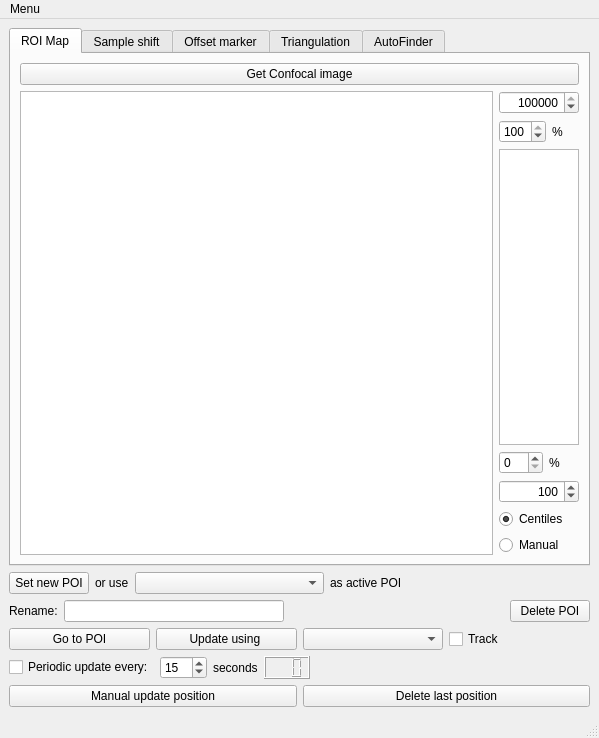
<?xml version="1.0" encoding="UTF-8"?>
<ui version="4.0">
 <class>PoiManager</class>
 <widget class="QMainWindow" name="PoiManager">
  <property name="geometry">
   <rect>
    <x>0</x>
    <y>0</y>
    <width>599</width>
    <height>738</height>
   </rect>
  </property>
  <property name="windowTitle">
   <string>qudi: POI Manager</string>
  </property>
  <widget class="QWidget" name="centralwidget">
   <property name="enabled">
    <bool>true</bool>
   </property>
   <layout class="QVBoxLayout" name="verticalLayout_3">
    <item>
     <widget class="QTabWidget" name="tabWidget">
      <property name="currentIndex">
       <number>0</number>
      </property>
      <widget class="QWidget" name="roiMap">
       <attribute name="title">
        <string>ROI Map</string>
       </attribute>
       <layout class="QVBoxLayout" name="verticalLayout_4">
        <item>
         <widget class="QPushButton" name="get_confocal_image_Button">
          <property name="text">
           <string>Get Confocal image</string>
          </property>
         </widget>
        </item>
        <item>
         <layout class="QHBoxLayout" name="horizontalLayout_10">
          <item>
           <widget class="PlotWidget" name="roi_map_ViewWidget">
            <property name="sizePolicy">
             <sizepolicy hsizetype="Expanding" vsizetype="Expanding">
              <horstretch>0</horstretch>
              <verstretch>6</verstretch>
             </sizepolicy>
            </property>
           </widget>
          </item>
          <item>
           <layout class="QVBoxLayout" name="verticalLayout" stretch="0,0,1,0,0,0,0">
            <item>
             <widget class="QSpinBox" name="roi_cb_max_InputWidget">
              <property name="sizePolicy">
               <sizepolicy hsizetype="Fixed" vsizetype="Fixed">
                <horstretch>0</horstretch>
                <verstretch>0</verstretch>
               </sizepolicy>
              </property>
              <property name="maximumSize">
               <size>
                <width>80</width>
                <height>16777215</height>
               </size>
              </property>
              <property name="mouseTracking">
               <bool>true</bool>
              </property>
              <property name="acceptDrops">
               <bool>true</bool>
              </property>
              <property name="alignment">
               <set>Qt::AlignRight|Qt::AlignTrailing|Qt::AlignVCenter</set>
              </property>
              <property name="accelerated">
               <bool>true</bool>
              </property>
              <property name="minimum">
               <number>-100000000</number>
              </property>
              <property name="maximum">
               <number>100000000</number>
              </property>
              <property name="singleStep">
               <number>1000</number>
              </property>
              <property name="value">
               <number>100000</number>
              </property>
             </widget>
            </item>
            <item>
             <layout class="QHBoxLayout" name="horizontalLayout_9">
              <item>
               <widget class="QSpinBox" name="roi_cb_high_centile_InputWidget">
                <property name="maximumSize">
                 <size>
                  <width>16777215</width>
                  <height>16777215</height>
                 </size>
                </property>
                <property name="minimum">
                 <number>50</number>
                </property>
                <property name="maximum">
                 <number>100</number>
                </property>
                <property name="value">
                 <number>100</number>
                </property>
               </widget>
              </item>
              <item>
               <widget class="QLabel" name="label_5">
                <property name="maximumSize">
                 <size>
                  <width>30</width>
                  <height>16777215</height>
                 </size>
                </property>
                <property name="text">
                 <string>%</string>
                </property>
               </widget>
              </item>
             </layout>
            </item>
            <item>
             <widget class="PlotWidget" name="roi_cb_ViewWidget">
              <property name="sizePolicy">
               <sizepolicy hsizetype="Preferred" vsizetype="Preferred">
                <horstretch>0</horstretch>
                <verstretch>0</verstretch>
               </sizepolicy>
              </property>
              <property name="maximumSize">
               <size>
                <width>80</width>
                <height>16777215</height>
               </size>
              </property>
             </widget>
            </item>
            <item>
             <layout class="QHBoxLayout" name="horizontalLayout_4">
              <item>
               <widget class="QSpinBox" name="roi_cb_low_centile_InputWidget">
                <property name="maximumSize">
                 <size>
                  <width>16777215</width>
                  <height>16777215</height>
                 </size>
                </property>
                <property name="maximum">
                 <number>50</number>
                </property>
                <property name="value">
                 <number>0</number>
                </property>
               </widget>
              </item>
              <item>
               <widget class="QLabel" name="label_2">
                <property name="maximumSize">
                 <size>
                  <width>30</width>
                  <height>16777215</height>
                 </size>
                </property>
                <property name="text">
                 <string>%</string>
                </property>
               </widget>
              </item>
             </layout>
            </item>
            <item>
             <widget class="QSpinBox" name="roi_cb_min_InputWidget">
              <property name="sizePolicy">
               <sizepolicy hsizetype="Fixed" vsizetype="Fixed">
                <horstretch>0</horstretch>
                <verstretch>0</verstretch>
               </sizepolicy>
              </property>
              <property name="maximumSize">
               <size>
                <width>80</width>
                <height>16777215</height>
               </size>
              </property>
              <property name="mouseTracking">
               <bool>true</bool>
              </property>
              <property name="acceptDrops">
               <bool>true</bool>
              </property>
              <property name="alignment">
               <set>Qt::AlignRight|Qt::AlignTrailing|Qt::AlignVCenter</set>
              </property>
              <property name="accelerated">
               <bool>true</bool>
              </property>
              <property name="minimum">
               <number>-100000000</number>
              </property>
              <property name="maximum">
               <number>100000000</number>
              </property>
              <property name="singleStep">
               <number>1000</number>
              </property>
              <property name="value">
               <number>100</number>
              </property>
             </widget>
            </item>
            <item>
             <widget class="QRadioButton" name="roi_cb_centiles_RadioButton">
              <property name="text">
               <string>Centiles</string>
              </property>
              <property name="checked">
               <bool>true</bool>
              </property>
             </widget>
            </item>
            <item>
             <widget class="QRadioButton" name="roi_cb_manual_RadioButton">
              <property name="text">
               <string>Manual</string>
              </property>
              <property name="checked">
               <bool>false</bool>
              </property>
             </widget>
            </item>
           </layout>
          </item>
         </layout>
        </item>
       </layout>
      </widget>
      <widget class="QWidget" name="sampleShift">
       <attribute name="title">
        <string>Sample shift</string>
       </attribute>
       <layout class="QVBoxLayout" name="verticalLayout_2">
        <item>
         <layout class="QHBoxLayout" name="horizontalLayout_6">
          <item>
           <spacer name="horizontalSpacer_4">
            <property name="orientation">
             <enum>Qt::Horizontal</enum>
            </property>
            <property name="sizeHint" stdset="0">
             <size>
              <width>40</width>
              <height>20</height>
             </size>
            </property>
           </spacer>
          </item>
          <item>
           <widget class="QRadioButton" name="radioButton_2">
            <property name="text">
             <string>Duration (seconds)</string>
            </property>
            <property name="checked">
             <bool>true</bool>
            </property>
           </widget>
          </item>
          <item>
           <widget class="QRadioButton" name="radioButton">
            <property name="text">
             <string>Cliock time</string>
            </property>
           </widget>
          </item>
         </layout>
        </item>
        <item>
         <widget class="PlotWidget" name="sample_shift_ViewWidget">
          <property name="sizePolicy">
           <sizepolicy hsizetype="Expanding" vsizetype="Expanding">
            <horstretch>0</horstretch>
            <verstretch>6</verstretch>
           </sizepolicy>
          </property>
         </widget>
        </item>
       </layout>
      </widget>
      <widget class="QWidget" name="tab">
       <attribute name="title">
        <string>Offset marker</string>
       </attribute>
      </widget>
      <widget class="QWidget" name="triangulation">
       <attribute name="title">
        <string>Triangulation</string>
       </attribute>
      </widget>
      <widget class="QWidget" name="tab_2">
       <attribute name="title">
        <string>AutoFinder</string>
       </attribute>
      </widget>
     </widget>
    </item>
    <item>
     <layout class="QHBoxLayout" name="horizontalLayout_3">
      <item>
       <widget class="QPushButton" name="set_poi_Button">
        <property name="toolTip">
         <string>Set current cursor position as a new trackpoint in the ROI map</string>
        </property>
        <property name="text">
         <string>Set new POI</string>
        </property>
       </widget>
      </item>
      <item>
       <widget class="QLabel" name="label">
        <property name="text">
         <string>or use</string>
        </property>
       </widget>
      </item>
      <item>
       <widget class="QComboBox" name="active_poi_Input">
        <property name="sizePolicy">
         <sizepolicy hsizetype="Expanding" vsizetype="Fixed">
          <horstretch>0</horstretch>
          <verstretch>0</verstretch>
         </sizepolicy>
        </property>
        <property name="editable">
         <bool>false</bool>
        </property>
       </widget>
      </item>
      <item>
       <widget class="QLabel" name="label_4">
        <property name="text">
         <string>as active POI</string>
        </property>
       </widget>
      </item>
      <item>
       <spacer name="horizontalSpacer">
        <property name="orientation">
         <enum>Qt::Horizontal</enum>
        </property>
        <property name="sizeHint" stdset="0">
         <size>
          <width>40</width>
          <height>20</height>
         </size>
        </property>
       </spacer>
      </item>
     </layout>
    </item>
    <item>
     <layout class="QHBoxLayout" name="horizontalLayout_7">
      <item>
       <widget class="QLabel" name="label_3">
        <property name="text">
         <string>Rename:</string>
        </property>
       </widget>
      </item>
      <item>
       <widget class="QLineEdit" name="poi_name_Input">
        <property name="sizePolicy">
         <sizepolicy hsizetype="Expanding" vsizetype="Fixed">
          <horstretch>0</horstretch>
          <verstretch>0</verstretch>
         </sizepolicy>
        </property>
       </widget>
      </item>
      <item>
       <spacer name="horizontalSpacer_3">
        <property name="orientation">
         <enum>Qt::Horizontal</enum>
        </property>
        <property name="sizeHint" stdset="0">
         <size>
          <width>40</width>
          <height>20</height>
         </size>
        </property>
       </spacer>
      </item>
      <item>
       <widget class="QPushButton" name="delete_poi_Button">
        <property name="text">
         <string>Delete POI</string>
        </property>
       </widget>
      </item>
     </layout>
    </item>
    <item>
     <layout class="QHBoxLayout" name="horizontalLayout">
      <item>
       <widget class="QPushButton" name="goto_poi_Button">
        <property name="text">
         <string>Go to POI</string>
        </property>
       </widget>
      </item>
      <item>
       <widget class="QPushButton" name="update_poi_Button">
        <property name="text">
         <string>Update using </string>
        </property>
       </widget>
      </item>
      <item>
       <widget class="QComboBox" name="update_method_Input"/>
      </item>
      <item>
       <widget class="QCheckBox" name="checkBox">
        <property name="toolTip">
         <string>Move crosshair to updated POI position afterwards.</string>
        </property>
        <property name="text">
         <string>Track</string>
        </property>
       </widget>
      </item>
     </layout>
    </item>
    <item>
     <layout class="QHBoxLayout" name="horizontalLayout_2">
      <item>
       <widget class="QCheckBox" name="periodic_update_Button">
        <property name="text">
         <string>Periodic update every:</string>
        </property>
       </widget>
      </item>
      <item>
       <widget class="QSpinBox" name="update_period_Input">
        <property name="minimum">
         <number>5</number>
        </property>
        <property name="maximum">
         <number>999</number>
        </property>
        <property name="singleStep">
         <number>5</number>
        </property>
        <property name="value">
         <number>15</number>
        </property>
       </widget>
      </item>
      <item>
       <widget class="QLabel" name="label_6">
        <property name="text">
         <string>seconds</string>
        </property>
       </widget>
      </item>
      <item>
       <widget class="QLCDNumber" name="time_till_next_update_Display">
        <property name="smallDecimalPoint">
         <bool>false</bool>
        </property>
        <property name="numDigits">
         <number>3</number>
        </property>
       </widget>
      </item>
      <item>
       <spacer name="horizontalSpacer_2">
        <property name="orientation">
         <enum>Qt::Horizontal</enum>
        </property>
        <property name="sizeHint" stdset="0">
         <size>
          <width>40</width>
          <height>20</height>
         </size>
        </property>
       </spacer>
      </item>
     </layout>
    </item>
    <item>
     <layout class="QHBoxLayout" name="horizontalLayout_5">
      <item>
       <widget class="QPushButton" name="manual_update_poi_Button">
        <property name="toolTip">
         <string>This is for telling QuDi a totally new position for a known trackpoint.  For example, after manually shifting the sample to re-centre the ROI in the scan range.</string>
        </property>
        <property name="text">
         <string>Manual update position</string>
        </property>
       </widget>
      </item>
      <item>
       <widget class="QPushButton" name="delete_last_pos_Button">
        <property name="text">
         <string>Delete last position</string>
        </property>
       </widget>
      </item>
     </layout>
    </item>
   </layout>
  </widget>
  <widget class="QStatusBar" name="statusbar"/>
  <widget class="QMenuBar" name="menubar">
   <property name="geometry">
    <rect>
     <x>0</x>
     <y>0</y>
     <width>599</width>
     <height>20</height>
    </rect>
   </property>
   <widget class="QMenu" name="menuMenu">
    <property name="title">
     <string>Menu</string>
    </property>
    <addaction name="actionNew_ROI"/>
    <addaction name="actionOpen_ROI"/>
    <addaction name="actionSave_ROI"/>
   </widget>
   <addaction name="menuMenu"/>
  </widget>
  <action name="actionNew_ROI">
   <property name="icon">
    <iconset theme="document-new">
     <normaloff/>
    </iconset>
   </property>
   <property name="text">
    <string>New ROI</string>
   </property>
   <property name="toolTip">
    <string>Start a new ROI (such as after moving to a different part of the sample</string>
   </property>
  </action>
  <action name="actionSave_ROI">
   <property name="icon">
    <iconset theme="document-save">
     <normaloff/>
    </iconset>
   </property>
   <property name="text">
    <string>Save ROI</string>
   </property>
   <property name="toolTip">
    <string>Save ROI for future reuse</string>
   </property>
  </action>
  <action name="actionOpen_ROI">
   <property name="icon">
    <iconset theme="document-open">
     <normaloff/>
    </iconset>
   </property>
   <property name="text">
    <string>Open ROI</string>
   </property>
   <property name="toolTip">
    <string>Load a saved ROI</string>
   </property>
  </action>
 </widget>
 <customwidgets>
  <customwidget>
   <class>PlotWidget</class>
   <extends>QGraphicsView</extends>
   <header>pyqtgraph.h</header>
  </customwidget>
 </customwidgets>
 <resources/>
 <connections/>
</ui>
